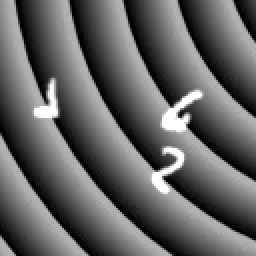
#> input picture src/proj3/raw_img/train_img_0.png, 128 x 128 px (shown 2 times larger); its folder holds 4 pictures in this run
$ python clean_data.py
#> lines starting #> are read from the running program, lines starting #| are printed output that depends on the picture; after the words box and inside, x2 and y2 are one past the last pixel; in counts of white or black regions, pixels touching at a corner belong together
import numpy as np
import imutils
import pandas as pd
import matplotlib.pyplot as plt
import cv2

#from pyimagesearch.shapedetector import ShapeDetector


class ShapeDetector:
    def __init__(self):
    	pass

    def detect(self, c):
    	# initialize the shape name and approximate the contour
    	shape = "unidentified"
    	peri = cv2.arcLength(c, True)
    	approx = cv2.approxPolyDP(c, 0.04 * peri, True)


def main():

    #--------------------------------------------------------------------------
    # Load the raw images
    #--------------------------------------------------------------------------
    # Number of images to clean
    n_clean = 5
    # Threshold to delete small contours
    countour_thresh = 50.0
    # Padding for the bounding boxes
    padding = 3

    for i in range(n_clean):

        raw_file    = './raw_img/train_img_%s.png' % i
        image       = cv2.imread(raw_file)
#> image is the input picture: shape (128, 128, 3); min 0, max 255, mean 98.9

        # Convert back to greyscale
        image = cv2.cvtColor(image, cv2.COLOR_RGB2GRAY)
#> image: shape (128, 128)

        # Apply threshold
        ret, image = cv2.threshold(image, 200, 255, cv2.THRESH_BINARY)
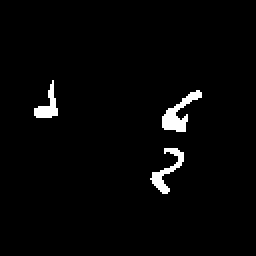
#> image: shape (128, 128) (shown 2 times larger); 2.3% white; 3 white regions

        #--------------------------------------------------------------------------
        # Delete small contours
        #--------------------------------------------------------------------------

        # find contours in the thresholded image and initialize the
        # shape detector
        cnts = cv2.findContours(image, cv2.RETR_TREE, cv2.CHAIN_APPROX_SIMPLE)
#> cnts = 3 contours; box (x1, y1, x2, y2) and area: (81, 45, 101, 66) 128, (75, 74, 92, 97) 90, (17, 40, 29, 59) 70
        cnts = imutils.grab_contours(cnts)

        # initialize the mask that will be used to remove the bad contours
        mask = np.ones(image.shape[:2], dtype="uint8") * 255
        areas = []

        # loop over the contours
        for c in cnts:
            # compute the area of the contour
            area = cv2.contourArea(c)

            # if the contour area is too small, draw it on the mask
            if area < countour_thresh:
                cv2.drawContours(mask, [c], -1, 0, -1)

            areas.append(area)
#> this loop made 3 passes
#> area on passes 1 to 3: 90.5, 127.5, 70.5
#> mask: shape (128, 128); every value is 255
#> after the loop, areas = [90.5, 127.5, 70.5]

        # remove the small contours from the image
        image = cv2.bitwise_and(image, image, mask=mask)

        # The number contours should be the top 3 largest contours in the image
        top_areas   = sorted(areas, reverse=True)[0:3]
#> top_areas = [127.5, 90.5, 70.5]
        digits      = [c for c in cnts if cv2.contourArea(c) in top_areas]
#> digits has the same summary as cnts

        #--------------------------------------------------------------------------
        # Create bounding boxes around 3 largest contours
        #--------------------------------------------------------------------------
        bboxes = []
        for c in digits:
            # Compute the bounding box for the contour
            x, y, w, h = cv2.boundingRect(c)

            # Save the bounding box (add 3 pixels
            bboxes.append((y-padding, y+h+padding, x-padding, x+w+padding))
#> this loop made 3 passes
#> (x, y, w, h) on passes 1 to 3: (75, 74, 17, 23), (81, 45, 20, 21), (17, 40, 12, 19)
#> after the loop, bboxes = [(71, 100, 72, 95), (42, 69, 78, 104), (37, 62, 14, 32)]

        #--------------------------------------------------------------------------
        # invert the image
        #--------------------------------------------------------------------------
        image = ~image
#> image: shape (128, 128); 97.7% white; 3 black regions, box (x1, y1, x2, y2) and area: (81, 45, 101, 66) 162, (75, 74, 92, 97) 126, (17, 40, 29, 59) 97

        #--------------------------------------------------------------------------
        # Save the 3 bounding boxes as separate images
        #--------------------------------------------------------------------------
        j = 0
        for (ymin, ymax, xmin, xmax) in bboxes:

            single_digit    = image[ymin:ymax, xmin:xmax]
            digit_file      = "./digits/train_img%s_digit%s.png" % (i,j)

            cv2.imwrite(digit_file, single_digit)
            j = j + 1
#> this loop made 3 passes
#> pass 1, in main, `single_digit    = image[ymin:ymax, xmin:xmax]`:
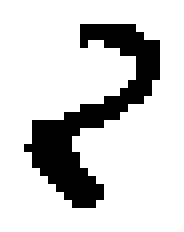
#> single_digit: shape (29, 23) (shown 8 times larger); 81.1% white; 1 black region, box (x1, y1, x2, y2) and area: (3, 3, 20, 26) 126
#> pass 2, in main, `single_digit    = image[ymin:ymax, xmin:xmax]`:
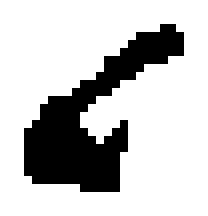
#> single_digit: shape (27, 26) (shown 8 times larger); 76.9% white; 1 black region, box (x1, y1, x2, y2) and area: (3, 3, 23, 24) 162
#> after the loop, j = 3

        #--------------------------------------------------------------------------
        # save the clean image
        #--------------------------------------------------------------------------
        clean_file  = './clean_img/train_img_%s.png' % i
        cv2.imwrite(clean_file, image)

        print("Clean image is in %s and the associated digits are inside the digit/ folder" % (clean_file))
#> pass 2 of the loop in main, `for i in range(n_clean):`:
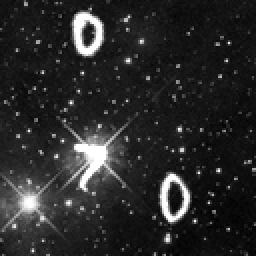
#> input picture src/proj3/raw_img/train_img_1.png, 128 x 128 px (shown 2 times larger)
#> in main, image is the input picture: shape (128, 128, 3); min 0, max 255, mean 41.6
#> in main, `ret, image = cv2.threshold(image, 200, 255, cv2.THRESH_BINARY)`:
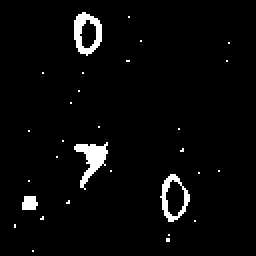
#> image: shape (128, 128) (shown 2 times larger); 3.3% white; 30 white regions (26 under 20 px)
#> cnts = 32 contours, 26 with area under 20; largest, box (x1, y1, x2, y2) and area: (80, 87, 95, 111) 216, (37, 6, 51, 28) 212, (82, 89, 93, 109) 138, (37, 71, 54, 95) 134, (39, 9, 49, 25) 95, (11, 98, 19, 105) 36
#> the loop in main, `for c in cnts:` made 32 passes
#> area on passes 8, 10, 11, 17, 31, 32: 35.5, 216.5, 137.5, 134.5, 212, 95
#> after the loop in main, `for c in cnts:`: areas = 32 values, max 216.5 at index 9, min 0 at index 0, mean 26.05
#> top_areas = [216.5, 212, 137.5]
#> digits = 3 contours; box (x1, y1, x2, y2) and area: (80, 87, 95, 111) 216, (37, 6, 51, 28) 212, (82, 89, 93, 109) 138
#> the loop in main, `for c in digits:` made 3 passes
#> (x, y, w, h) on passes 1 to 3: (80, 87, 15, 24), (82, 89, 11, 20), (37, 6, 14, 22)
#> after the loop in main, `for c in digits:`: bboxes = [(84, 114, 77, 98), (86, 112, 79, 96), (3, 31, 34, 54)]
#> the loop in main, `for (ymin, ymax, xmin, xmax) in bboxes: ` made 3 passes
#> pass 3, in main, `single_digit    = image[ymin:ymax, xmin:xmax]`:
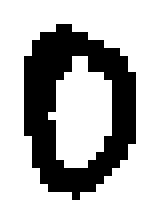
#> single_digit: shape (28, 20) (shown 8 times larger); 71.6% white; 1 black region, box (x1, y1, x2, y2) and area: (3, 3, 17, 25) 159
#> after the loop in main, `for (ymin, ymax, xmin, xmax) in bboxes:`: j = 3


if __name__ == "__main__":
#> (the run stopped early here; a loop or call above may not have finished)
